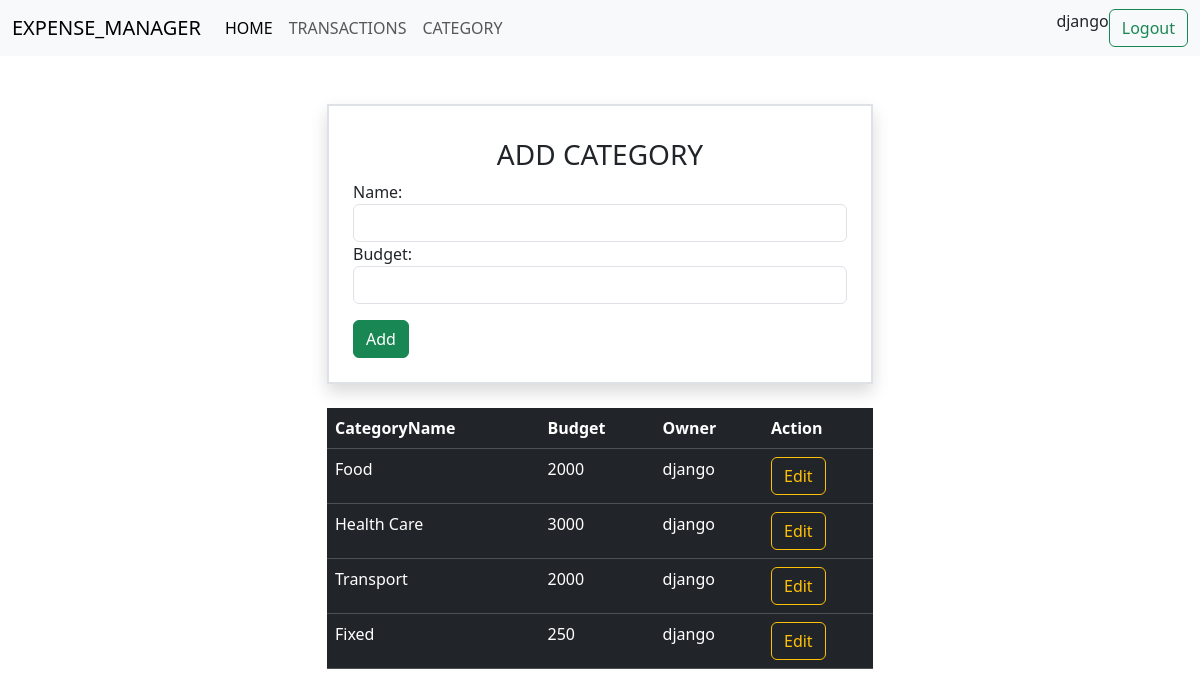
Page /category/add/ (signed in) on the committed database.
### myapp/models.py (models this page shows, shortened)
class Category(models.Model):
    name=models.CharField(max_length=200)
    budget=models.PositiveIntegerField()
    owner=models.ForeignKey(User,on_delete=models.CASCADE)
    class Meta:
        unique_together=("name","owner")

### myapp/views.py (the view, shortened to what this page needs)
# urls.py: path('category/add/',views.CategoryCreateView.as_view(),name="category-add"),
class CategoryCreateView(View):
    def get(self,request,*args,**kwargs):
        form_instance=CategoryForm()
        qs=Category.objects.filter(owner=request.user)
        return render(request,"category_add.html",{"form":form_instance,"categories":qs})

### myapp/forms.py (shortened to what this page needs)
class CategoryForm(forms.ModelForm):
    class Meta:
        model=Category
        fields=["name","budget"]
        widgets={
            "name":forms.TimeInput(attrs={"class":"form-control"}),
            "budget":forms.NumberInput(attrs={"class":"form-control"}),
        }

### myapp/templates/category_add.html (shortened to what this page needs)
{% extends 'base.html'%}
{%block main_block%}
<div class="container">
    <div class="row mt-5">
        <div class="col-3"></div>
        <div class="col-6">
            <form action="" method="post" class="border border-2 p-4 shadow">
                <h3 class="text-center my-2">ADD CATEGORY</h3>
                {{form}}
                <button type="submit" class="btn btn-success mt-3">Add</button>
            </form>
        </div>
        <div class="col-3"></div>
    </div>
    <div class="row mt-4">
        <div class="col-3"></div>
        <div class="col-6">
            <table class="table table-dark">
                <tr>
                    <th>CategoryName</th>
                    <th>Budget</th>
                    <th>Owner</th>
                    <th>Action</th>
                </tr>
                {%for cat in categories%}
                    <tr>
                        <td>{{cat.name}}</td>
                        <td>{{cat.budget}}</td>
                        <td>{{cat.owner}}</td>
                        <td>
                            <a href="{%url 'category-edit' cat.id%}" class="btn btn-outline-warning">Edit</a>
                        </td>
                    </tr>
                {%endfor%}
            </table>
        </div>
        <div class="col-3"></div>
    </div>
</div>
{%endblock%}

### myapp/templates/base.html (shortened to what this page needs)
<!DOCTYPE html>
<html lang="en">
<head>
    <link href="https://cdn.jsdelivr.net/npm/bootstrap@5.3.3/dist/css/bootstrap.min.css" rel="stylesheet">
    <link rel="stylesheet" href="https://cdnjs.cloudflare.com/ajax/libs/font-awesome/6.6.0/css/all.min.css" />
</head>
<body>
    <nav class="navbar navbar-expand-lg navbar-light bg-light">
        <div class="container-fluid">
          <a class="navbar-brand" href="#">EXPENSE_MANAGER</a>
          <div class="collapse navbar-collapse" id="navbarSupportedContent">
            <ul class="navbar-nav me-auto mb-2 mb-lg-0">
              <li class="nav-item">
                <a class="nav-link active" aria-current="page" href="{%url 'summary' %}">HOME</a>
              </li>
              <li class="nav-item">
                <a class="nav-link" href="{%url 'transaction-add'%}">TRANSACTIONS</a>
              </li>
              <li class="nav-item">
                <a class="nav-link" href="{%url 'category-add'%}">CATEGORY</a>
              </li>
            </ul>
            <form class="d-flex" role="search">
              {{request.user}}
              <a href="{%url 'signout'%}"  class="btn btn-outline-success" >Logout</a>
            </form>
          </div>
        </div>
      </nav>
      {%block main_block%}
      {%endblock%}
</body>
</html>

### rows in the picture
Category: name "Food", budget "2000", owner "django"
Category: name "Health Care", budget "3000", owner "django"
Category: name "Transport", budget "2000", owner "django"
Category: name "Fixed", budget "250", owner "django"

### other values in the picture
{{ request.user }} "django"
